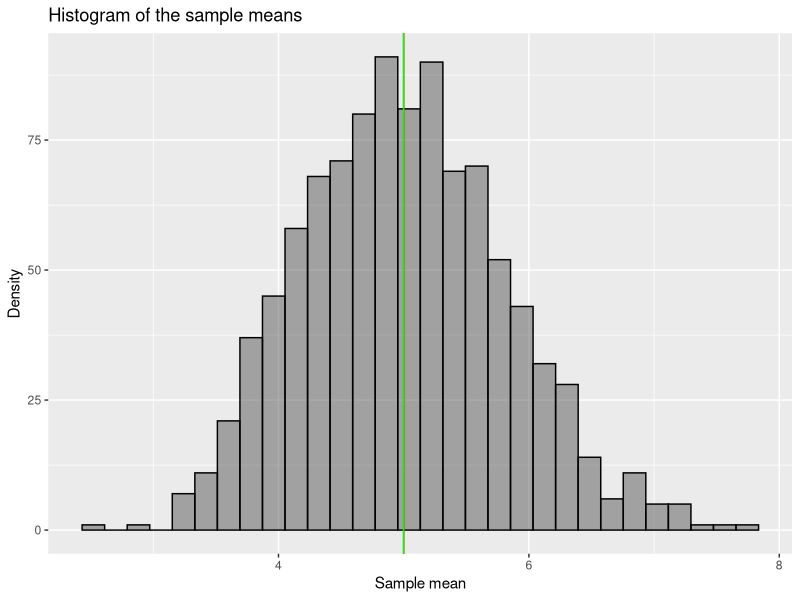
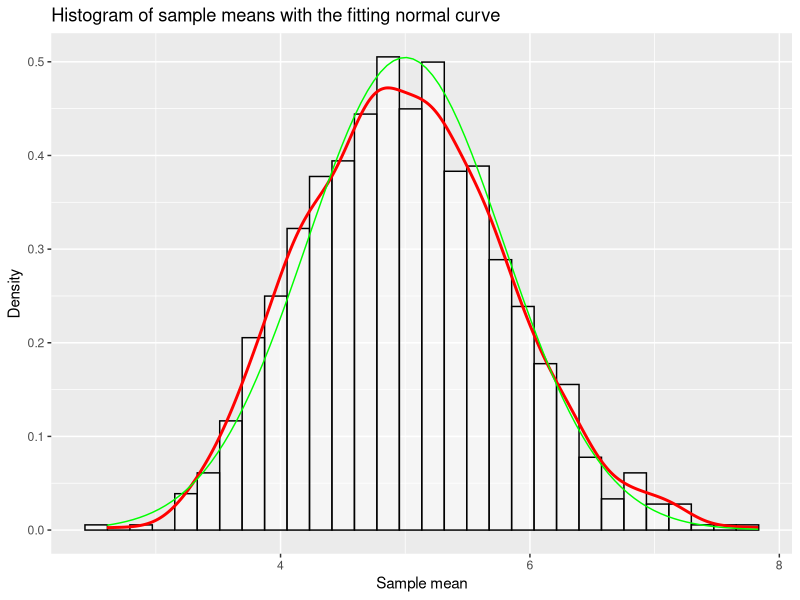
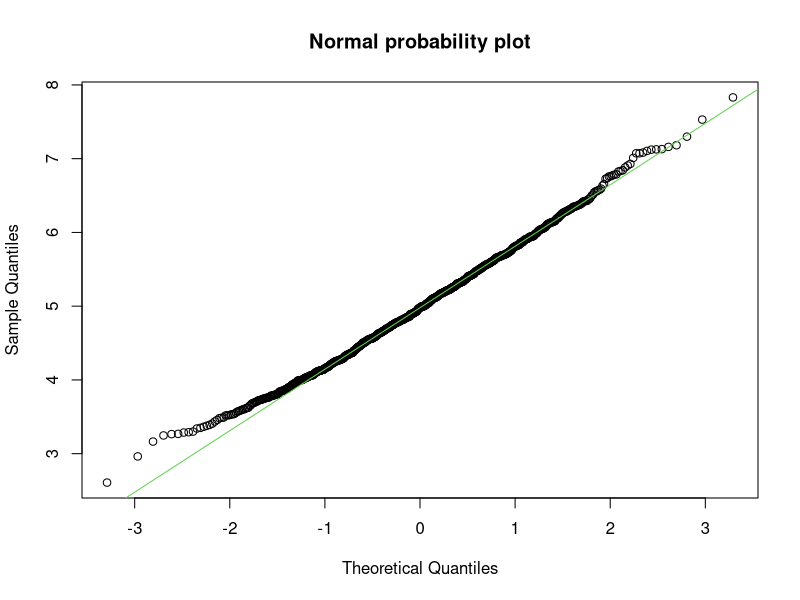

Write R code to recreate these figures, in order.
## ---- chunk 1

library(ggplot2)
library(knitr)

no_simulation <- 1000   # number of simulations 
lambda <-  0.2 
n <- 40             # sample size


simulated_data <- matrix(rexp(n= no_simulation*n,rate=lambda), no_simulation, n)
sample_mean <- rowMeans(simulated_data)





## ---- chunk 2

actual_mean <- mean(sample_mean) 
theoretical_mean <- 1/ lambda

result1 <-data.frame("Mean"=c(actual_mean,theoretical_mean), 
                     row.names = c("Mean from the samples ","Theoretical mean"))

result1

sampleMean_data <- as.data.frame (sample_mean)

 ggplot(sampleMean_data, aes(sample_mean))+geom_histogram(alpha=.5, position="identity", col="black")+geom_vline(xintercept = theoretical_mean, colour="red",show.legend=TRUE)+geom_vline(xintercept = actual_mean, colour="green", show.legend=TRUE)+ggtitle ("Histogram of the sample means ")+xlab("Sample mean")+ylab("Density")
 
## ---- chunk 3

actual_variance <- var(sample_mean) 
        
theoretical_variance <- (1/ lambda)^2 /n 
 
result2 <-data.frame("Variance"=c(actual_variance, theoretical_variance), 
                     row.names = c("Variance from the sample ","Theoretical variance"))
## ---- chunk 4

ggplot(sampleMean_data, aes(sample_mean))+
        geom_histogram(aes(y=..density..), alpha=.5, position="identity", fill="white", col="black")+
        geom_density(colour="red", size=1)+
        stat_function(fun = dnorm, colour = "green", args = list(mean = theoretical_mean, sd = sqrt(theoretical_variance)))+
        ggtitle ("Histogram of sample means with the fitting normal curve ")+
        xlab("Sample mean")+
        ylab("Density")

qqnorm(sample_mean, main ="Normal probability plot")
 qqline(sample_mean,col = "3")
 
 
 
